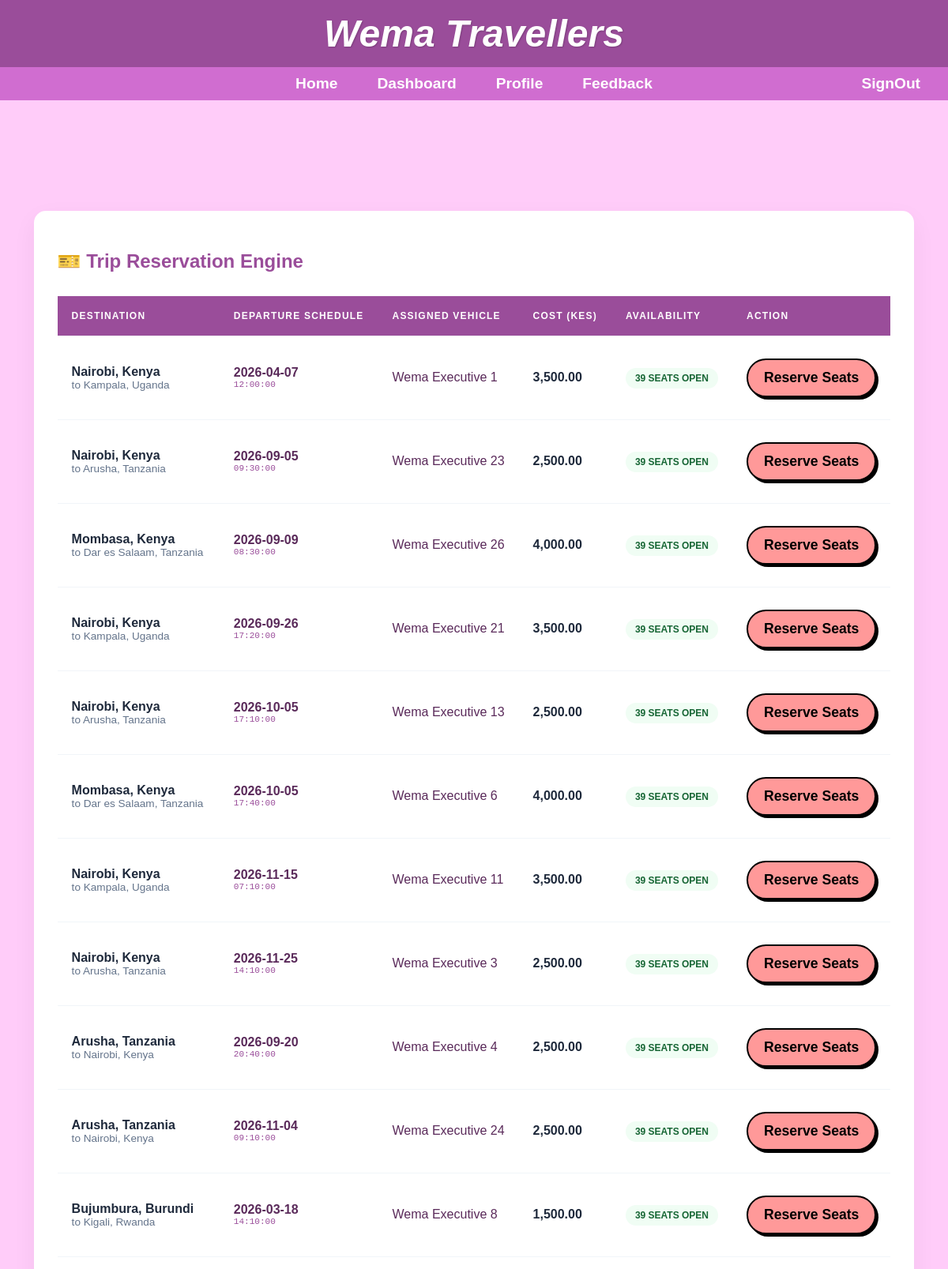
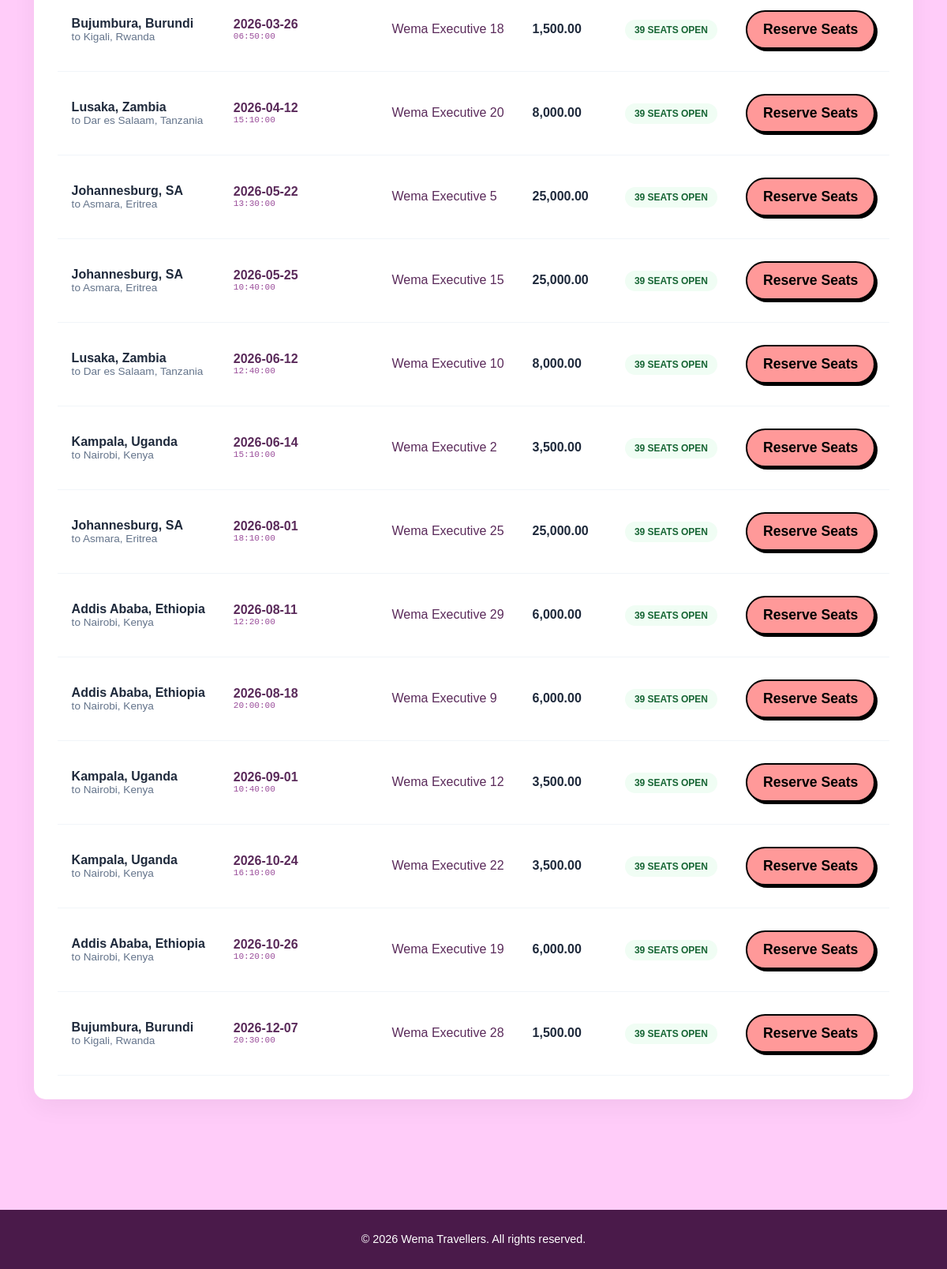
Page /pages/book.php (signed in) on the committed database (2 pictures, top to bottom).
### tables this page shows
CREATE TABLE `routes` (
  `route_id` int(11) NOT NULL AUTO_INCREMENT,
  `from_location` varchar(100) NOT NULL,
  `to_location` varchar(100) NOT NULL,
  `departure_date` date NOT NULL,
  `departure_time` time NOT NULL,
  `cost` decimal(10,2) NOT NULL,
  `bus_id` int(11) NOT NULL,
  `status` enum('SCHEDULED','COMPLETED','CANCELLED') DEFAULT 'SCHEDULED',
  PRIMARY KEY (`route_id`),
  KEY `bus_id` (`bus_id`),
  CONSTRAINT `routes_ibfk_1` FOREIGN KEY (`bus_id`) REFERENCES `buses` (`bus_id`)
);

CREATE TABLE `buses` (
  `bus_id` int(11) NOT NULL AUTO_INCREMENT,
  `reg_no` varchar(20) NOT NULL,
  `bus_name` varchar(50) DEFAULT NULL,
  `max_passengers` int(11) NOT NULL,
  `seat_layout` varchar(20) NOT NULL,
  `driver_id` int(11) DEFAULT NULL,
  PRIMARY KEY (`bus_id`),
  UNIQUE KEY `reg_no` (`reg_no`),
  KEY `driver_id` (`driver_id`),
  CONSTRAINT `buses_ibfk_1` FOREIGN KEY (`driver_id`) REFERENCES `drivers` (`driver_id`) ON DELETE SET NULL
);

### pages/book.php (the view, shortened to what this page needs)
<?php
require_once 'db_connection.php';
$user_id = $_SESSION['user_id'];
$sql_available = "
    SELECT r.*, b.bus_name, b.max_passengers,
           (SELECT COUNT(*) FROM bookings WHERE route_id = r.route_id AND booking_status != 'CANCELLED') as booked_seats
    FROM routes r
    JOIN buses b ON r.bus_id = b.bus_id
    WHERE r.departure_date >= CURDATE()
    AND r.route_id NOT IN (
        SELECT route_id FROM bookings WHERE user_id = $user_id AND booking_status != 'CANCELLED'
    )
    ORDER BY
        CASE
            WHEN r.from_location LIKE '%Kenya%' THEN 1
            WHEN r.from_location LIKE '%Tanzania%' THEN 2
            ELSE 3
        END ASC,
        r.departure_date ASC
";
$result_available = $conn->query($sql_available);
?>
<!DOCTYPE html>
<html lang="en">
<head>
    <link rel="stylesheet" href="css/style.css">
    <link rel="stylesheet" href="css/main.css">
</head>
<body>
    <div style="height: 100px;"></div>
    <div class="booking-container">
        <h2 style="color: var(--purple); margin-bottom: 30px; font-weight: 800;">🎫 Trip Reservation Engine</h2>
        <div class="table-container">
            <table class="crud-table">
                <thead>
                    <tr>
                        <th>Destination</th>
                        <th>Departure Schedule</th>
                        <th>Assigned Vehicle</th>
                        <th>Cost (KES)</th>
                        <th>Availability</th>
                        <th>Action</th>
                    </tr>
                </thead>
                <tbody>
                    <?php
                    $result_available->data_seek(0);
                    while ($row = $result_available->fetch_assoc()):
                        $remaining = $row['max_passengers'] - $row['booked_seats'];
                        $is_full = ($remaining <= 0);
                    ?>
                    <tr>
                        <td>
                            <div style="font-weight: 700; color: #1e293b;"><?= htmlspecialchars($row['from_location']) ?></div>
                            <div style="font-size: 0.85em; color: #64748b;">to <?= htmlspecialchars($row['to_location']) ?></div>
                        </td>
                        <td>
                            <div style="font-weight: 600;"><?= $row['departure_date'] ?></div>
                            <div style="font-size: 0.85em; font-family: monospace; color: var(--purple);"><?= $row['departure_time'] ?></div>
                        </td>
                        <td><?= htmlspecialchars($row['bus_name']) ?></td>
                        <td style="font-weight: 700; color: #1e293b;"><?= number_format($row['cost'], 2) ?></td>
                        <td>
                            <?php if ($is_full): ?>
                                <span style="background: #fee2e2; color: #b91c1c; padding: 6px 12px; border-radius: 99px; font-size: 0.75em; font-weight: 800;">BUS FULL</span>
                            <?php else: ?>
                                <span style="background: #f0fdf4; color: #166534; padding: 6px 12px; border-radius: 99px; font-size: 0.75em; font-weight: 800;"><?= $remaining ?> SEATS OPEN</span>
                            <?php endif; ?>
                        </td>
                        <td>
                            <?php if (!$is_full): ?>
                                <button type="button" class="button regular-button pink-background" onclick="openSeatMap(<?= $row['route_id'] ?>, <?= $row['max_passengers'] ?>)">Reserve Seats</button>
                            <?php else: ?>
                                <button disabled class="button regular-button" style="opacity:0.3; cursor:not-allowed;">Sold Out</button>
                            <?php endif; ?>
                        </td>
                    </tr>
                    <?php endwhile; ?>
                </tbody>
            </table>
        </div>
    </div>
    <div style="height: 100px;"></div>
</body>
</html>

### pages/css/style.css (style rules this page uses)
body { background-color: var(--body-bg); color: var(--text-color); display: flex; flex-direction: column; min-height: 100vh; }
th { background-color: var(--header-bg) !important; color: white !important; }

### pages/css/main.css (style rules this page uses)
:root { --header-bg: #9a4d9a; --nav-bg: #d06dd0; --body-bg: #ffccf9; --input-bg: #ffe6ff; --text-color: #5a2a5a; --button-color: #ff9999; --button-border: #000000; --purple: #9a4d9a; --pink: #d06dd0; }
body { margin: 0; padding: 0; font-family: 'Comic Sans MS', 'Chalkboard SE', sans-serif; background-color: var(--body-bg); color: var(--text-color); }
.button, button { background-color: var(--button-color); color: black; padding: 12px 20px; margin: 10px 0; border: 2px solid var(--button-border); border-radius: 25px; cursor: pointer; width: 100%; font-size: 1.1rem; font-weight: bold; box-shadow: 3px 3px 0px rgba(0, 0, 0, 1); transition: transform 0.1s, box-shadow 0.1s; }

### pages/book.php (style rules this page uses)
.booking-container { max-width: 1200px; margin: 40px auto; padding: 30px; background: white; border-radius: 15px; box-shadow: 0 10px 30px rgba(0,0,0,0.05); }
.crud-table { width: 100%; border-collapse: collapse; }
.crud-table th, .crud-table td { padding: 18px; border-bottom: 1px solid #f1f5f9; text-align: left; }
.crud-table th { background-color: #f8fafc; color: #64748b; font-size: 0.75rem; text-transform: uppercase; letter-spacing: 0.1em; }

### rows in the picture
routes: from_location "Nairobi, Kenya", to_location "Kampala, Uganda", departure_date "2026-04-07", departure_time "12:00:00", bus.bus_name "Wema Executive 1", cost "3,500.00", remaining "39"
routes: from_location "Nairobi, Kenya", to_location "Arusha, Tanzania", departure_date "2026-09-05", departure_time "09:30:00", bus.bus_name "Wema Executive 23", cost "2,500.00", remaining "39"
routes: from_location "Mombasa, Kenya", to_location "Dar es Salaam, Tanzania", departure_date "2026-09-09", departure_time "08:30:00", bus.bus_name "Wema Executive 26", cost "4,000.00", remaining "39"
routes: from_location "Nairobi, Kenya", to_location "Kampala, Uganda", departure_date "2026-09-26", departure_time "17:20:00", bus.bus_name "Wema Executive 21", cost "3,500.00", remaining "39"
routes: from_location "Nairobi, Kenya", to_location "Arusha, Tanzania", departure_date "2026-10-05", departure_time "17:10:00", bus.bus_name "Wema Executive 13", cost "2,500.00", remaining "39"
routes: from_location "Mombasa, Kenya", to_location "Dar es Salaam, Tanzania", departure_date "2026-10-05", departure_time "17:40:00", bus.bus_name "Wema Executive 6", cost "4,000.00", remaining "39"
routes: from_location "Nairobi, Kenya", to_location "Kampala, Uganda", departure_date "2026-11-15", departure_time "07:10:00", bus.bus_name "Wema Executive 11", cost "3,500.00", remaining "39"
routes: from_location "Nairobi, Kenya", to_location "Arusha, Tanzania", departure_date "2026-11-25", departure_time "14:10:00", bus.bus_name "Wema Executive 3", cost "2,500.00", remaining "39"
routes: from_location "Arusha, Tanzania", to_location "Nairobi, Kenya", departure_date "2026-09-20", departure_time "20:40:00", bus.bus_name "Wema Executive 4", cost "2,500.00", remaining "39"
routes: from_location "Arusha, Tanzania", to_location "Nairobi, Kenya", departure_date "2026-11-04", departure_time "09:10:00", bus.bus_name "Wema Executive 24", cost "2,500.00", remaining "39"
routes: from_location "Bujumbura, Burundi", to_location "Kigali, Rwanda", departure_date "2026-03-18", departure_time "14:10:00", bus.bus_name "Wema Executive 8", cost "1,500.00", remaining "39"
routes: from_location "Bujumbura, Burundi", to_location "Kigali, Rwanda", departure_date "2026-03-26", departure_time "06:50:00", bus.bus_name "Wema Executive 18", cost "1,500.00", remaining "39"
routes: from_location "Lusaka, Zambia", to_location "Dar es Salaam, Tanzania", departure_date "2026-04-12", departure_time "15:10:00", bus.bus_name "Wema Executive 20", cost "8,000.00", remaining "39"
routes: from_location "Johannesburg, SA", to_location "Asmara, Eritrea", departure_date "2026-05-22", departure_time "13:30:00", bus.bus_name "Wema Executive 5", cost "25,000.00", remaining "39"
routes: from_location "Johannesburg, SA", to_location "Asmara, Eritrea", departure_date "2026-05-25", departure_time "10:40:00", bus.bus_name "Wema Executive 15", cost "25,000.00", remaining "39"
routes: from_location "Lusaka, Zambia", to_location "Dar es Salaam, Tanzania", departure_date "2026-06-12", departure_time "12:40:00", bus.bus_name "Wema Executive 10", cost "8,000.00", remaining "39"
routes: from_location "Kampala, Uganda", to_location "Nairobi, Kenya", departure_date "2026-06-14", departure_time "15:10:00", bus.bus_name "Wema Executive 2", cost "3,500.00", remaining "39"
routes: from_location "Johannesburg, SA", to_location "Asmara, Eritrea", departure_date "2026-08-01", departure_time "18:10:00", bus.bus_name "Wema Executive 25", cost "25,000.00", remaining "39"
routes: from_location "Addis Ababa, Ethiopia", to_location "Nairobi, Kenya", departure_date "2026-08-11", departure_time "12:20:00", bus.bus_name "Wema Executive 29", cost "6,000.00", remaining "39"
routes: from_location "Addis Ababa, Ethiopia", to_location "Nairobi, Kenya", departure_date "2026-08-18", departure_time "20:00:00", bus.bus_name "Wema Executive 9", cost "6,000.00", remaining "39"
routes: from_location "Kampala, Uganda", to_location "Nairobi, Kenya", departure_date "2026-09-01", departure_time "10:40:00", bus.bus_name "Wema Executive 12", cost "3,500.00", remaining "39"
routes: from_location "Kampala, Uganda", to_location "Nairobi, Kenya", departure_date "2026-10-24", departure_time "16:10:00", bus.bus_name "Wema Executive 22", cost "3,500.00", remaining "39"
routes: from_location "Addis Ababa, Ethiopia", to_location "Nairobi, Kenya", departure_date "2026-10-26", departure_time "10:20:00", bus.bus_name "Wema Executive 19", cost "6,000.00", remaining "39"
routes: from_location "Bujumbura, Burundi", to_location "Kigali, Rwanda", departure_date "2026-12-07", departure_time "20:30:00", bus.bus_name "Wema Executive 28", cost "1,500.00", remaining "39"
